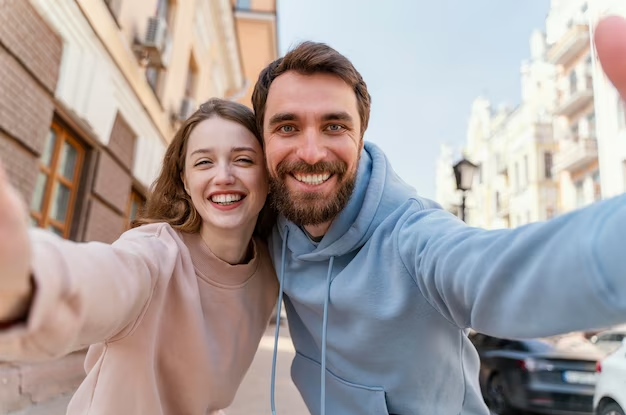
//> input picture Project1/aa.png, 626 x 415 px
$ ./Source   (built with g++ and OpenCV 4)
//> lines starting //> are read from the running program, lines starting //| are printed output that depends on the picture
#include <opencv2/opencv.hpp>
#include <iostream>

using namespace std;
using namespace cv;

CascadeClassifier face;
vector<Rect> face_rec;
Mat art, pic, gray, cropped;
int face_x, face_y, face_w, face_h;

class Blur{
	public:
		Blur() {
			face.load("haarcascade_frontalface_default.xml");
			art = imread("aa.png");
//> art is the input picture: 415 rows x 626 cols, CV_8UC3; mean B, G, R 157, 158.3, 168.3
			art.copyTo(pic);
			cvtColor(pic, gray, COLOR_BGR2GRAY);
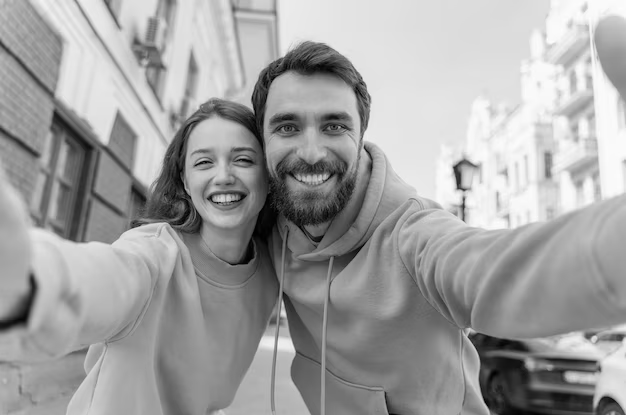
//> gray: 415 rows x 626 cols, CV_8UC1; min 0, max 254, mean 161.1
			face.detectMultiScale(gray, face_rec);
//> face_rec = 2 Rects (x, y, width, height): [174, 122, 96, 96], [245, 76, 130, 130]
			namedWindow("Resim", WINDOW_AUTOSIZE);
			imshow("Resim", pic);

		}

		static void function(int etkinlik, int x, int y, int flags, void* userdata) {
			if (etkinlik == EVENT_LBUTTONDOWN) {
				for (int i = 0; i < face_rec.size(); i++) {
					face_x = face_rec[i].x;
					face_y = face_rec[i].y;
					face_w = face_rec[i].x + face_rec[i].width;
					face_h = face_rec[i].y + face_rec[i].height;

					if ((x < face_w && x > face_x) && (y < face_h && y > face_y)){
						GaussianBlur(pic(face_rec[i]), cropped, Size(15, 15), 3);
						cropped.copyTo(pic(face_rec[i]));
						cout << "Clicked Left Button, Successfully Blurred..." << endl;
						imshow("Resim", pic);
					}
				}
			}
			if (etkinlik == EVENT_RBUTTONDOWN)
			{
				art.copyTo(pic);
				imshow("Resim", pic);
				cout << "Clicked Right Button, Successfully Removed Blur..." << endl;
			}
		}
};

int main() {
	Blur blur;
	setMouseCallback("Resim", blur.function, NULL);
	waitKey(0);
//> the left mouse button is pressed and released at (313, 207)
//> the loop in function, `for (int i = 0; i < face_rec.size(); i++)` made 2 passes
//> (face_x, face_y, face_w, face_h) on passes 1 to 2: (174, 122, 270, 218), (245, 76, 375, 206)
}
